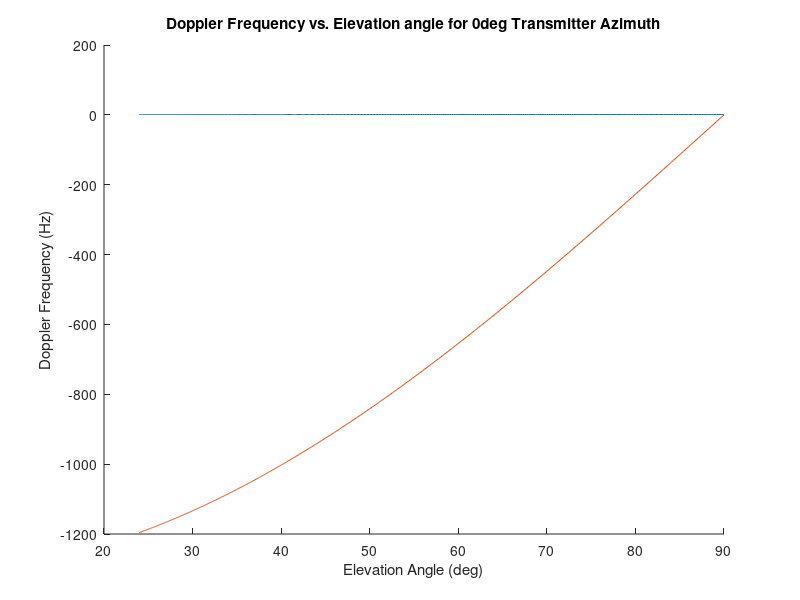

The MATLAB script that drew this image:
%max doppler 0deg offset rx
%looks great :)
clear;
RPM = 250;%changed
Altitude = 200;
fc = 1e9;
c = 3e8;

%max doppler for reflection radius
Reflection_radius = 7.5;
v = ((2*pi)/60)*RPM*Reflection_radius;
max_fd = 2*(v*fc)/c;

%Rx position (might not be needed)
Rx_z = 2;
Rx_y = 7;
Rx_x = 0;

Tx_radius = 0:1:450;
elevation_angle = atan(Altitude./(Tx_radius));

doppler_plus = ones(1,length(Tx_radius));
doppler_minus = -max_fd*cos(elevation_angle);

hold on
plot(360*elevation_angle/(2*pi),doppler_plus)
plot(360*elevation_angle/(2*pi),doppler_minus)
hold off
xlabel('Elevation Angle (deg)');
ylabel('Doppler Frequency (Hz)');
title('Doppler Frequency vs. Elevation angle for 0deg Transmitter Azimuth');

